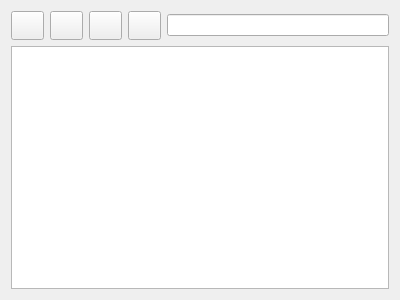
<?xml version="1.0" encoding="UTF-8"?>
<ui version="4.0">
 <class>FileExplorer</class>
 <widget class="QWidget" name="FileExplorer">
  <property name="geometry">
   <rect>
    <x>0</x>
    <y>0</y>
    <width>400</width>
    <height>300</height>
   </rect>
  </property>
  <property name="windowTitle">
   <string>Form</string>
  </property>
  <layout class="QHBoxLayout" name="horizontalLayout">
   <item>
    <layout class="QVBoxLayout" name="file_explorer_layout">
     <item>
      <layout class="QHBoxLayout" name="file_controls_layout">
       <item>
        <widget class="QPushButton" name="file_controls_previous">
         <property name="minimumSize">
          <size>
           <width>33</width>
           <height>29</height>
          </size>
         </property>
         <property name="maximumSize">
          <size>
           <width>33</width>
           <height>29</height>
          </size>
         </property>
         <property name="toolTip">
          <string>Dossier précédent</string>
         </property>
         <property name="text">
          <string/>
         </property>
         <property name="icon">
          <iconset resource="icons/icons.qrc">
           <normaloff>:/file_explorer/file_explorer/previous.png</normaloff>:/file_explorer/file_explorer/previous.png</iconset>
         </property>
        </widget>
       </item>
       <item>
        <widget class="QPushButton" name="file_controls_next">
         <property name="minimumSize">
          <size>
           <width>33</width>
           <height>29</height>
          </size>
         </property>
         <property name="maximumSize">
          <size>
           <width>33</width>
           <height>29</height>
          </size>
         </property>
         <property name="toolTip">
          <string>Dossier suivant</string>
         </property>
         <property name="text">
          <string/>
         </property>
         <property name="icon">
          <iconset resource="icons/icons.qrc">
           <normaloff>:/file_explorer/file_explorer/next.png</normaloff>:/file_explorer/file_explorer/next.png</iconset>
         </property>
        </widget>
       </item>
       <item>
        <widget class="QPushButton" name="file_controls_up">
         <property name="minimumSize">
          <size>
           <width>33</width>
           <height>29</height>
          </size>
         </property>
         <property name="maximumSize">
          <size>
           <width>33</width>
           <height>29</height>
          </size>
         </property>
         <property name="toolTip">
          <string>Dossier parent</string>
         </property>
         <property name="text">
          <string/>
         </property>
         <property name="icon">
          <iconset resource="icons/icons.qrc">
           <normaloff>:/file_explorer/file_explorer/up.png</normaloff>:/file_explorer/file_explorer/up.png</iconset>
         </property>
        </widget>
       </item>
       <item>
        <widget class="QPushButton" name="file_controls_home">
         <property name="minimumSize">
          <size>
           <width>33</width>
           <height>29</height>
          </size>
         </property>
         <property name="maximumSize">
          <size>
           <width>33</width>
           <height>29</height>
          </size>
         </property>
         <property name="toolTip">
          <string>Dossier home de l'utilisateur</string>
         </property>
         <property name="text">
          <string/>
         </property>
         <property name="icon">
          <iconset resource="icons/icons.qrc">
           <normaloff>:/file_explorer/file_explorer/home.png</normaloff>:/file_explorer/file_explorer/home.png</iconset>
         </property>
        </widget>
       </item>
       <item>
        <widget class="QLineEdit" name="file_controls_path">
         <property name="toolTip">
          <string>Chemin du dossier</string>
         </property>
        </widget>
       </item>
      </layout>
     </item>
     <item>
      <widget class="QTreeView" name="file_explorer_tree">
       <property name="toolTip">
        <string>Explorateur de fichier</string>
       </property>
      </widget>
     </item>
    </layout>
   </item>
  </layout>
 </widget>
 <resources>
  <include location="icons/icons.qrc"/>
 </resources>
 <connections/>
</ui>
